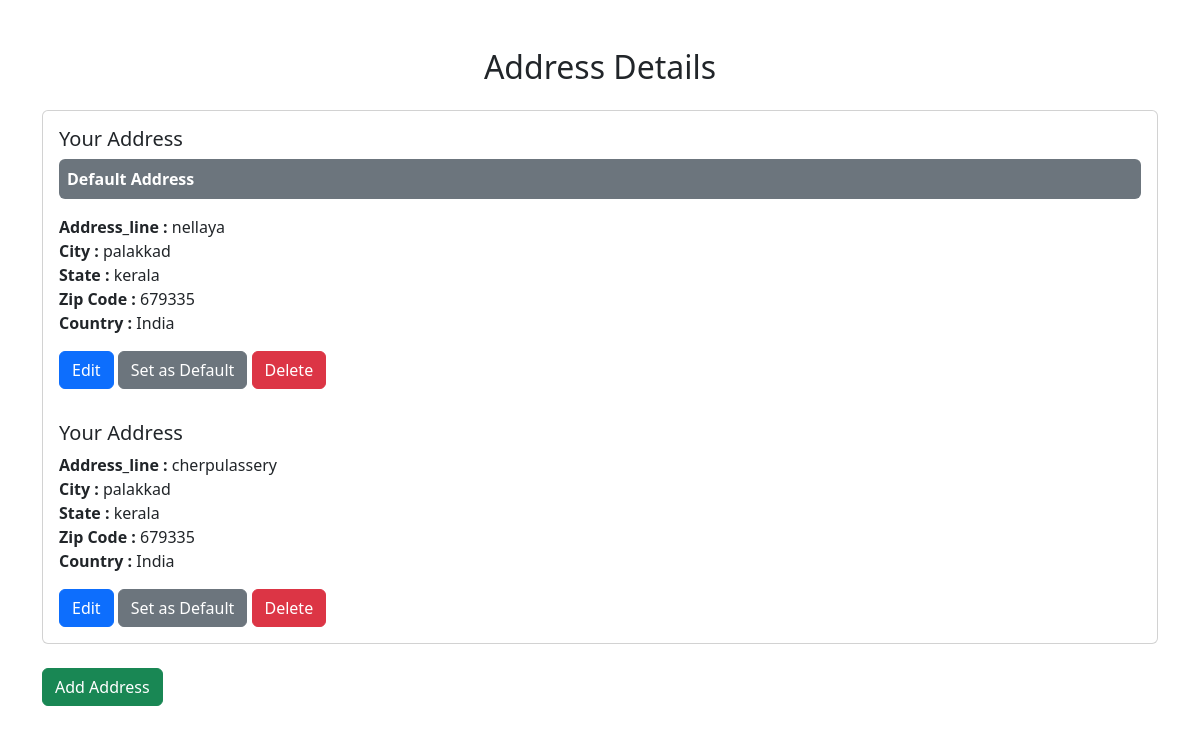
The page /address_page/ (signed in) on the database its author committed.
### app1/models.py (models this page shows, shortened)
class Address(models.Model):
    user = models.ForeignKey(User, on_delete=models.CASCADE, related_name='addresses')
    address_line = models.CharField(max_length=255)
    city = models.CharField(max_length=100)
    state = models.CharField(max_length=100)
    country = models.CharField(max_length=100)
    zip_code = models.CharField(max_length=20)
    is_default = models.BooleanField(default=False)

### app1/views.py (the view)
# urls.py: path('address_page/', views.address_page, name='address_page'),
def address_page(request):
    user_id = request.session.get('U_id')
    check_U = User.objects.get(id=user_id)
    check_address = Address.objects.filter(user=check_U).exists()
    if not check_address:
        return redirect('add_address')  # Redirect to add address page if no address is found
    address = Address.objects.filter(user=check_U)
    return render(request,'address.html',{'check_U':check_U,'address':address})

### templates/address.html (shortened to what this page needs)
<!DOCTYPE html>
<html lang="en">
<head>
    <link href="https://cdn.jsdelivr.net/npm/bootstrap@5.3.0-alpha1/dist/css/bootstrap.min.css" rel="stylesheet">
</head>
<body>
    <div class="container mt-5">
        <h2 class="text-center mb-4">Address Details</h2>
        <div class="card">
            {% for address in address %}
            <div class="card-body">
                <h5 class="card-title">Your Address</h5>
                {% if address.is_default %}
                <p class="card-text text-white bg-secondary p-2 rounded">
                    <strong>Default Address</strong><br>
                </p>
                {% endif %}
                <p class="card-text">
                    <strong>Address_line :</strong> {{address.address_line}}<br>
                    <strong>City :</strong> {{address.city}}<br>
                    <strong>State :</strong> {{address.state}}<br>
                    <strong>Zip Code :</strong> {{address.zip_code}}<br>
                    <strong>Country :</strong> {{address.country}}<br>
                </p>
                <button class="btn btn-primary" data-bs-toggle="modal" data-bs-target="#editAddressModal">Edit</button>
                <form method="POST" action="{% url 'setdefault_address' id=address.id %}" class="d-inline">
                    <button type="submit" class="btn btn-secondary">Set as Default</button>
                <form method="POST" action="{% url 'address_delete' id=address.id %}" class="d-inline">
                    <button type="submit" class="btn btn-danger">Delete</button>
                </form>
            </div>
            {% endfor %}
        </div>
            <button class="btn btn-success" data-bs-toggle="modal" data-bs-target="#addAddressModal">Add Address</button>
        </div>
</body>
</html>

### rows shown on the page
Address: is_default "Default Address", address_line "nellaya", city "palakkad", state "kerala", zip_code "679335", country "India"
Address: address_line "cherpulassery", city "palakkad", state "kerala", zip_code "679335", country "India"
